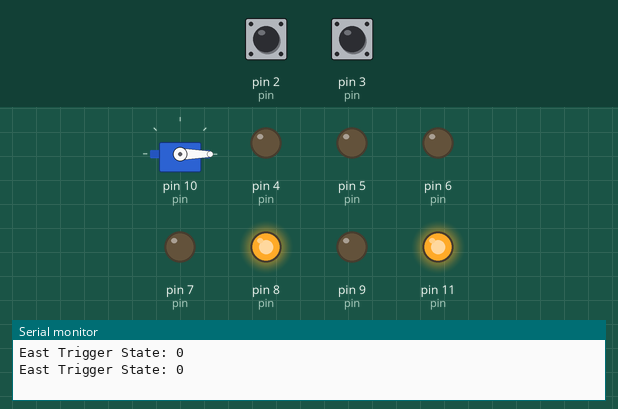
A sketch run on a simulated Arduino Uno, built with avr-gcc and run on an emulated ATmega328P. Shown: servo, output pins drawn as LEDs (lit = HIGH), the last lines printed to the serial monitor. Inputs (shaded band) come from the test bench; at power-on: pin 2 (pin) HIGH, pin 3 (pin) HIGH. Pins used as bus, display or sensor lines are not drawn.

Above: at 1.2 s.
1.3 s: pin 2 (pin) pulled LOW for 0.15 s
4.4 s: pin 3 (pin) pulled LOW for 0.15 s
At 9.6 s:
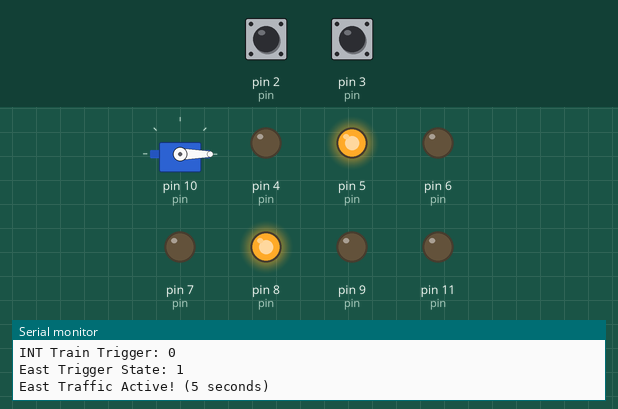
At 14.6 s:
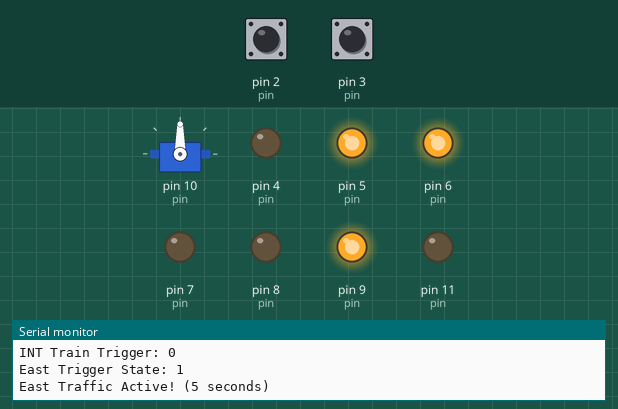
Timing chart, 0 to 19.4 s (numbered marks = the images above; inputs shaded):
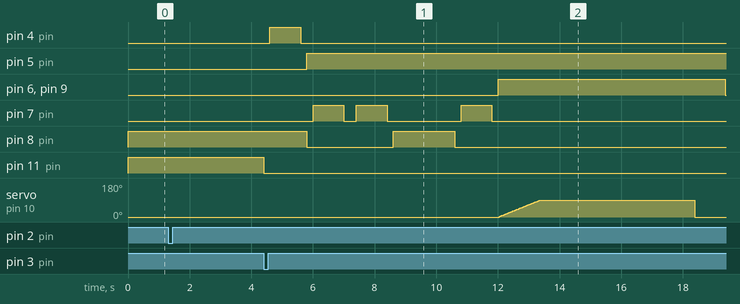

The sketch:

rcs-main1.ino
```cpp
#include <Servo.h>
Servo boomgatesServo; // Servo

int pin[] = {0,1,2,3,4,5,6,7,8,9,10,11,12,13};
int RED = 0; int GREEN =1;  int OFF= 2;
int trainTrigger = pin[3];
int eastTrigger = pin[2];

int northsouthGreen = pin[11];
int northsouthYellow = pin[4];
int northsouthRed = pin[5];
int eastGreen = pin[6];
int eastYellow = pin[7];
int eastRed = pin[8];
int eastLeftRed = pin[9];
int boomgates = pin[10];

int northsouthTimer = 0;
int eastTimer = 0;
int northsouthStatus = RED; //red =0, green = 1
int eastStatus = RED; //red =0, green = 1


int eastTriggerState = 0;
int trainTriggerState = 0;

void setup() {

  pinMode(eastTrigger, INPUT);
  pinMode(trainTrigger, INPUT);
  pinMode(northsouthGreen, OUTPUT);
  pinMode(northsouthYellow, OUTPUT);
  pinMode(northsouthRed, OUTPUT);
  pinMode(eastGreen, OUTPUT);
  pinMode(eastYellow, OUTPUT);
  pinMode(eastRed, OUTPUT);
  pinMode(eastLeftRed, OUTPUT);
  pinMode(boomgates, OUTPUT);

  setnorthsouthGreen(northsouthGreen, northsouthYellow, northsouthRed);
  seteastRed(eastGreen, eastYellow, eastRed);

  digitalWrite(eastTrigger, HIGH);
  digitalWrite(trainTrigger, HIGH);
  boomgatesServo.write(0); // 0 degrees
  Serial.begin(9600); //for debugging
  boomgatesServo.attach(boomgates);

  attachInterrupt (digitalPinToInterrupt (trainTrigger), traininteruptSensor, CHANGE);  // attach interrupt handler
  attachInterrupt (digitalPinToInterrupt (eastTrigger), eastinteruptSensor, CHANGE);  // attach interrupt handler
}

void loop() {

  northsouthTimer++;

  if (eastTimer > 0) {
    eastTimer--; //decrements
  }

  Serial.print("East Trigger State: ");
  Serial.println(eastTriggerState);

  checkeastTrafficSensors();
  checkTrainSensors();
  ourdelay(1000);
}


int checkeastTrafficSensors() {

	if (eastTriggerState == 1) {
		if (northsouthTimer > 5) { //5 seconds for north lights

			northsouthgreentored(northsouthGreen, northsouthYellow, northsouthRed);
			ourdelay(1000);
			eastredtogreen(eastGreen, eastYellow, eastRed);
			Serial.println("East Traffic Active! (5 seconds)");

			ourdelay(5000);
			digitalWrite(eastTrigger, HIGH);
			eastgreentored(eastGreen, eastYellow, eastRed);
			delay(1000);
			if (trainTriggerState != 1) {
				ourdelay(1000);
				northsouthredtogreen(northsouthGreen, northsouthYellow, northsouthRed);
			}
				northsouthTimer=0;
				eastTriggerState=0;
		}

	}


}
int ourdelay(int timer) {
    int i;
	for (i=0; i<timer; i++) {
		if (trainTriggerState == 1) break;
		delay(1);
	}

}
int checkTrainSensors() {
	int pos = 0;
	if (trainTriggerState == 1) {

		if (northsouthStatus == GREEN)
			northsouthgreentored(northsouthGreen, northsouthYellow, northsouthRed);
		if (eastStatus == RED) {
			delay (1000);
			eastredtogreen(eastGreen, eastYellow, eastRed);
		}
		seteastleftarrow(RED);

		for(pos = 0; pos <= 90; pos += 1) // goes from 0 degrees to 180 degrees
		{                                  // in steps of 1 degree
			boomgatesServo.write(pos);              // tell servo to go to position in variable 'pos'
		  delay(15);                       // waits 15ms for the servo to reach the position
		}
		northsouthTimer = 0;
        delay (5000);
		trainTriggerState = 0;
		digitalWrite(boomgates,HIGH);
		boomgatesServo.write(0);
		delay (1000);
		seteastleftarrow(OFF);
		eastgreentored(eastGreen, eastYellow, eastRed);
		delay(1000);
		northsouthredtogreen(northsouthGreen, northsouthYellow, northsouthRed);

	}
}

// Interrupt Service Routine (ISR)
void eastinteruptSensor ()
{
  int TriggerState = digitalRead(eastTrigger);
    if (TriggerState == LOW) {
    	Serial.print("INTAeasttriggerstate: ");
    	Serial.println(eastTriggerState);
    	eastTriggerState = 1;
    	delay(1000);
	}

}  // end of eastSensor

void traininteruptSensor ()
{
  int TriggerState = digitalRead(trainTrigger);
    if (TriggerState == LOW) {
    	Serial.print("INT Train Trigger: ");
    	Serial.println(trainTriggerState);
    	trainTriggerState = 1;
    	delay(1000);
	}

}  // end of eastSensor


// Functions
int seteastleftarrow(int LEFTARROW) {
	if (LEFTARROW == RED)
		digitalWrite(eastLeftRed, HIGH);
	if (LEFTARROW == OFF)
		digitalWrite(eastLeftRed, LOW);

}

int setnorthsouthGreen(int green, int yellow, int red) {
  digitalWrite(green, HIGH);
  digitalWrite(yellow, LOW);
  digitalWrite(red, LOW);
  northsouthStatus = GREEN;
}

int seteastRed(int green, int yellow, int red) {
  digitalWrite(green, LOW);
  digitalWrite(yellow, LOW);
  digitalWrite(red, HIGH);
  eastStatus = RED;
}


int northsouthgreentored(int green, int yellow, int red) {
  digitalWrite(green, LOW);
  delay(200);
  digitalWrite(yellow, HIGH);
  delay(1000);
  digitalWrite(yellow, LOW);
  delay(200);
  digitalWrite(red, HIGH);
  northsouthStatus = RED;
}

int northsouthredtogreen(int green, int yellow, int red) {
	digitalWrite(red, LOW);
	delay(200);
	digitalWrite(yellow, HIGH);
	delay(1000);
	digitalWrite(yellow, LOW);
	delay(200);
	digitalWrite(green, HIGH);
	northsouthStatus = GREEN;
}

int eastgreentored(int green, int yellow, int red) {
	digitalWrite(green, LOW);
	delay(200);
	digitalWrite(yellow, HIGH);
	delay(1000);
	digitalWrite(yellow, LOW);
	delay(200);
	digitalWrite(red, HIGH);
	eastStatus = RED;
  }

int eastredtogreen(int green, int yellow, int red) {
  digitalWrite(red, LOW);
  delay(200);
  digitalWrite(yellow, HIGH);
  delay(1000);
  digitalWrite(yellow, LOW);
  delay(200);
  digitalWrite(green, HIGH);
  eastStatus = GREEN;
}
```

Measured:
- after the input at 4.4 s, pin 9 (pin): LOW → HIGH after 7.6 s, → LOW 7.4 s later; servo on pin 10 (pin): rises from 0° to 90° in 1.3 s, then falls to 0° in 5.0 s
